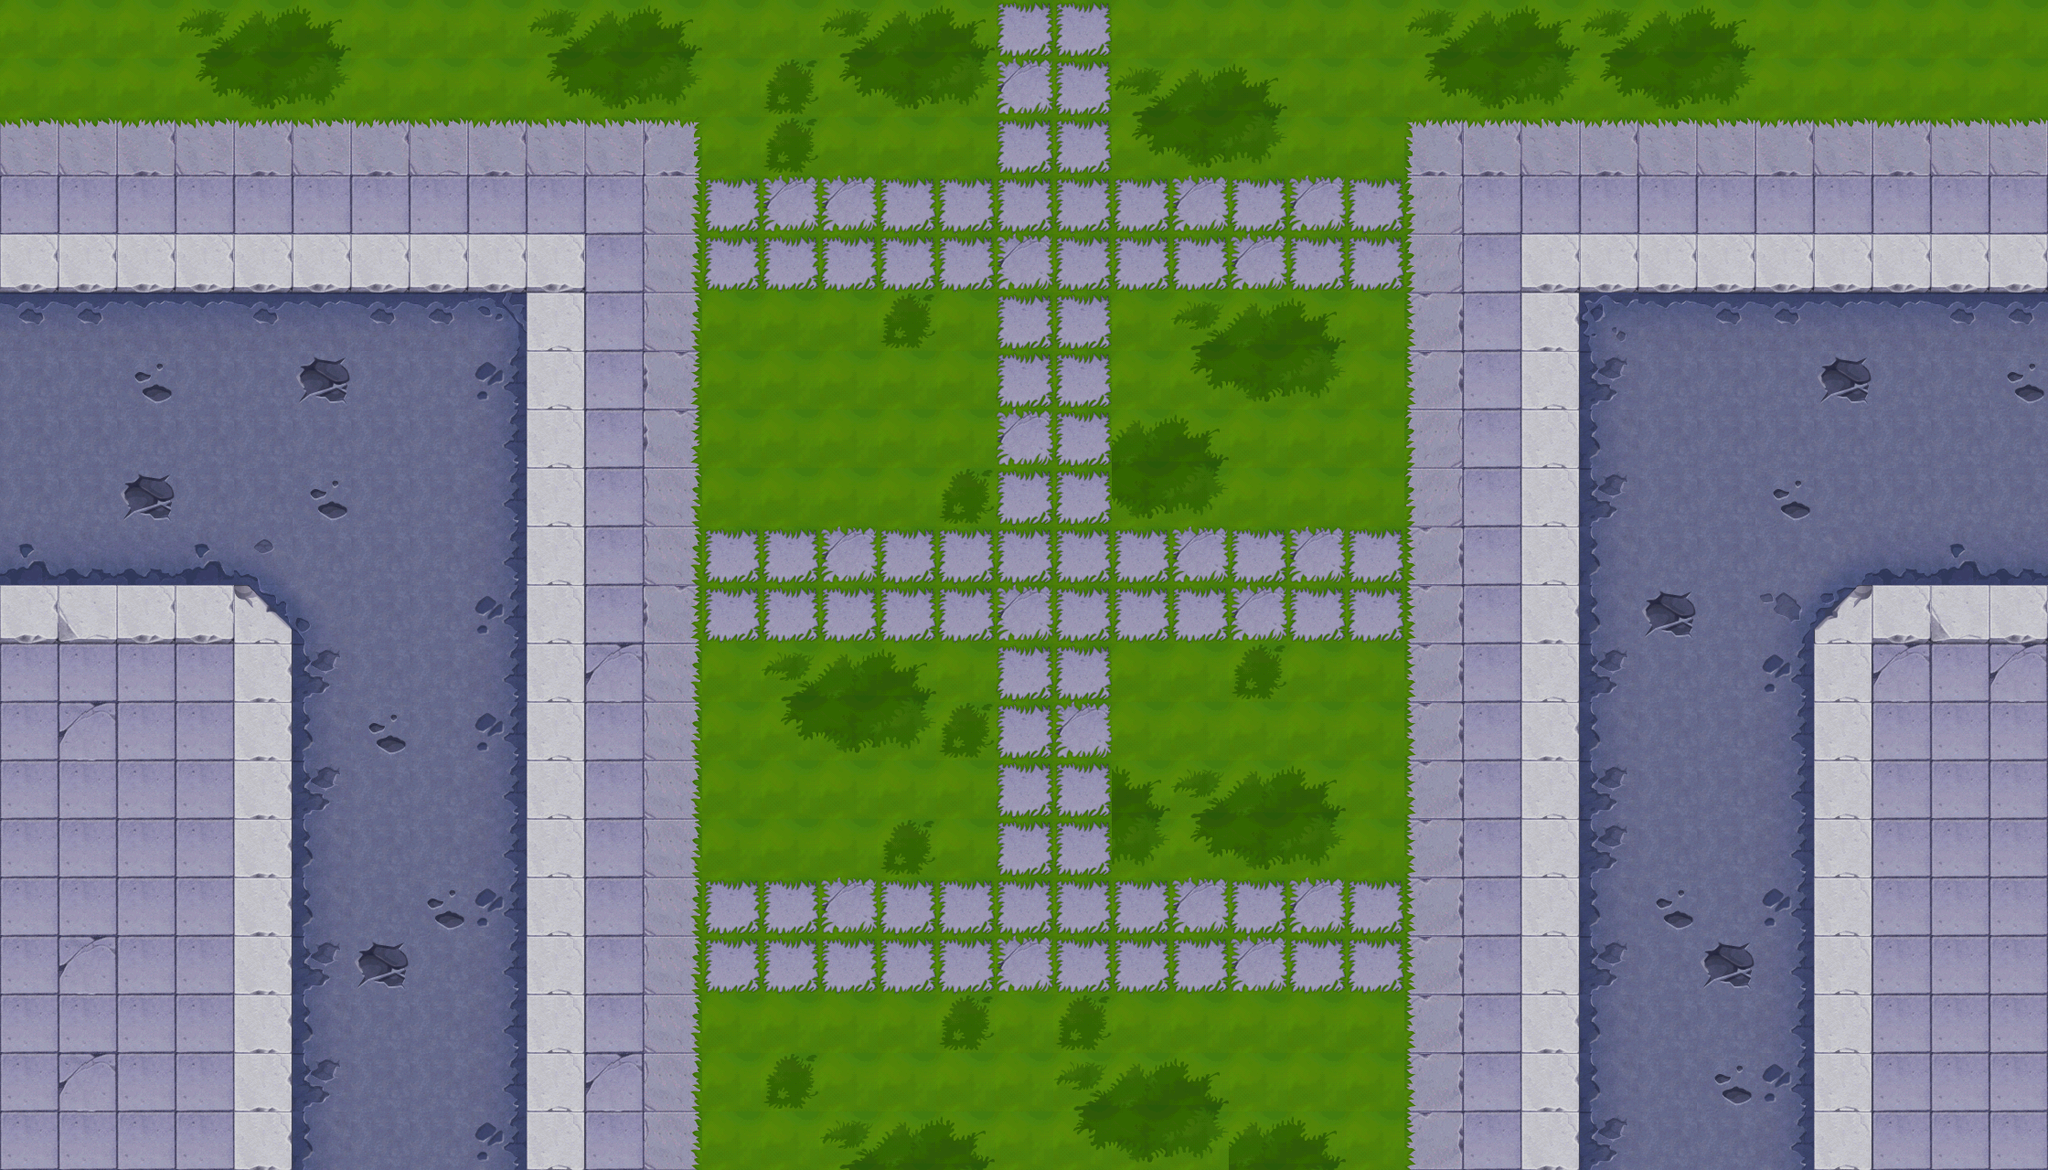

The image is a tile-based game level rendered from a .tmx file. Its description and source (layers, tilesets, objects; grid data summarised) follow:
An orthogonal 35x20 tile map with 64x64 px tiles, 1 tile layer (background), 51 tilesets and 134 objects (19x collide, 10x collide_bullet).

<map version="1.0" orientation="orthogonal" width="35" height="20" tilewidth="64" tileheight="64">
 <tileset firstgid="1" name="bg" tilewidth="64" tileheight="64">
  <image source="bg.png" width="512" height="512" />
 </tileset>
 <tileset firstgid="65" name="jianzhu_zheng03" tilewidth="266" tileheight="263">
  <image source="jianzhu_zheng03.png" width="266" height="263" />
 </tileset>
 <tileset firstgid="66" name="jianzhu_zheng02" tilewidth="271" tileheight="262">
  <image source="jianzhu_zheng02.png" width="271" height="262" />
 </tileset>
 <tileset firstgid="67" name="jianzhu_zheng01" tilewidth="332" tileheight="272">
  <image source="jianzhu_zheng01.png" width="332" height="272" />
 </tileset>
 <tileset firstgid="68" name="jianzhu_bmx" tilewidth="116" tileheight="16">
  <image source="jianzhu_bmx.png" width="116" height="16" />
 </tileset>
 <tileset firstgid="69" name="jianzhu_ce01" tilewidth="105" tileheight="424">
  <image source="jianzhu_ce01.png" width="105" height="424" />
 </tileset>
 <tileset firstgid="70" name="zhujue" tilewidth="63" tileheight="110">
  <image source="zhujue.png" width="63" height="110" />
 </tileset>
 <tileset firstgid="71" name="shabao" tilewidth="113" tileheight="68">
  <image source="shabao.png" width="113" height="68" />
 </tileset>
 <tileset firstgid="72" name="jianzhu_ken" tilewidth="530" tileheight="534">
  <image source="jianzhu_ken.png" width="530" height="534" />
 </tileset>
 <tileset firstgid="73" name="jianzhu_zhaopai01" tilewidth="263" tileheight="120">
  <image source="jianzhu_zhaopai01.png" width="263" height="120" />
 </tileset>
 <tileset firstgid="74" name="jianzhu_zhaopai02" tilewidth="329" tileheight="115">
  <image source="jianzhu_zhaopai02.png" width="329" height="115" />
 </tileset>
 <tileset firstgid="75" name="jianzhu_zhaopai03" tilewidth="95" tileheight="99">
  <image source="jianzhu_zhaopai03.png" width="95" height="99" />
 </tileset>
 <tileset firstgid="76" name="jianzhu_peng02" tilewidth="266" tileheight="41">
  <image source="jianzhu_peng02.png" width="266" height="41" />
 </tileset>
 <tileset firstgid="77" name="jianzhu_bmx04" tilewidth="97" tileheight="49">
  <image source="jianzhu_bmx04.png" width="97" height="49" />
 </tileset>
 <tileset firstgid="78" name="jianzhu_bmx03" tilewidth="49" tileheight="97">
  <image source="jianzhu_bmx03.png" width="49" height="97" />
 </tileset>
 <tileset firstgid="79" name="xiashuidao" tilewidth="63" tileheight="51">
  <image source="xiashuidao.png" width="63" height="51" />
 </tileset>
 <tileset firstgid="80" name="luzhang01" tilewidth="216" tileheight="105">
  <image source="luzhang01.png" width="216" height="105" />
 </tileset>
 <tileset firstgid="81" name="luzhang02" tilewidth="212" tileheight="107">
  <image source="luzhang02.png" width="212" height="107" />
 </tileset>
 <tileset firstgid="82" name="luzhang03" tilewidth="129" tileheight="238">
  <image source="luzhang03.png" width="129" height="238" />
 </tileset>
 <tileset firstgid="83" name="luzhang04" tilewidth="110" tileheight="229">
  <image source="luzhang04.png" width="110" height="229" />
 </tileset>
 <tileset firstgid="84" name="xiaoche.1" tilewidth="328" tileheight="253">
  <image source="xiaoche.1.png" width="328" height="253" />
 </tileset>
 <tileset firstgid="85" name="che4.1 (2)" tilewidth="152" tileheight="196">
  <image source="che4.1 (2).png" width="152" height="196" />
 </tileset>
 <tileset firstgid="86" name="che5 (2)" tilewidth="148" tileheight="188">
  <image source="che5 (2).png" width="148" height="188" />
 </tileset>
 <tileset firstgid="87" name="xiaoche (2)" tilewidth="328" tileheight="253">
  <image source="xiaoche (2).png" width="328" height="253" />
 </tileset>
 <tileset firstgid="88" name="jingshi" tilewidth="64" tileheight="64">
  <image source="jingshi.png" width="64" height="64" />
 </tileset>
 <tileset firstgid="89" name="jianzhu_tsw" tilewidth="200" tileheight="188">
  <image source="jianzhu_tsw.png" width="200" height="188" />
 </tileset>
 <tileset firstgid="90" name="che6" tilewidth="204" tileheight="114">
  <image source="che6.png" width="204" height="114" />
 </tileset>
 <tileset firstgid="91" name="jianzhu_xiangzi06" tilewidth="90" tileheight="113">
  <image source="jianzhu_xiangzi06.png" width="90" height="113" />
 </tileset>
 <tileset firstgid="92" name="jianzhu_xiangzi07" tilewidth="92" tileheight="112">
  <image source="jianzhu_xiangzi07.png" width="92" height="112" />
 </tileset>
 <tileset firstgid="93" name="jianzhu_xiangzi05" tilewidth="150" tileheight="170">
  <image source="jianzhu_xiangzi05.png" width="150" height="170" />
 </tileset>
 <tileset firstgid="94" name="jianzhu_xiangzi02" tilewidth="122" tileheight="126">
  <image source="jianzhu_xiangzi02.png" width="122" height="126" />
 </tileset>
 <tileset firstgid="95" name="jianzhu_xiangzi03" tilewidth="122" tileheight="76">
  <image source="jianzhu_xiangzi03.png" width="122" height="76" />
 </tileset>
 <tileset firstgid="96" name="jianzhu_qiang01" tilewidth="92" tileheight="54">
  <image source="jianzhu_qiang01.png" width="92" height="54" />
 </tileset>
 <tileset firstgid="97" name="jianzhu_xiangzi04" tilewidth="183" tileheight="126">
  <image source="jianzhu_xiangzi04.png" width="183" height="126" />
 </tileset>
 <tileset firstgid="98" name="che1 (2)" tilewidth="194" tileheight="120">
  <image source="che1 (2).png" width="194" height="120" />
 </tileset>
 <tileset firstgid="99" name="jianzhu_gjzp" tilewidth="225" tileheight="140">
  <image source="jianzhu_gjzp.png" width="225" height="140" />
 </tileset>
 <tileset firstgid="100" name="jianzhu_juanmen02" tilewidth="238" tileheight="69">
  <image source="jianzhu_juanmen02.png" width="238" height="69" />
 </tileset>
 <tileset firstgid="101" name="jianzhu_xuezi01" tilewidth="242" tileheight="196">
  <image source="jianzhu_xuezi01.png" width="242" height="196" />
 </tileset>
 <tileset firstgid="102" name="jianzhu_xuezi02" tilewidth="219" tileheight="141">
  <image source="jianzhu_xuezi02.png" width="219" height="141" />
 </tileset>
 <tileset firstgid="103" name="jianzhu_xuezi03" tilewidth="192" tileheight="132">
  <image source="jianzhu_xuezi03.png" width="192" height="132" />
 </tileset>
 <tileset firstgid="104" name="jianzhu_xuezi04" tilewidth="421" tileheight="156">
  <image source="jianzhu_xuezi04.png" width="421" height="156" />
 </tileset>
 <tileset firstgid="105" name="jianzhu_xuezi05" tilewidth="180" tileheight="297">
  <image source="jianzhu_xuezi05.png" width="180" height="297" />
 </tileset>
 <tileset firstgid="106" name="jianzhu_juanmen01" tilewidth="238" tileheight="112">
  <image source="jianzhu_juanmen01.png" width="238" height="112" />
 </tileset>
 <tileset firstgid="107" name="jianzhu_lvhua" tilewidth="266" tileheight="142">
  <image source="jianzhu_lvhua.png" width="266" height="142" />
 </tileset>
 <tileset firstgid="108" name="jianzhu_peng01" tilewidth="264" tileheight="44">
  <image source="jianzhu_peng01.png" width="264" height="44" />
 </tileset>
 <tileset firstgid="109" name="jianzhu_huahen" tilewidth="99" tileheight="102">
  <image source="jianzhu_huahen.png" width="99" height="102" />
 </tileset>
 <tileset firstgid="110" name="jianzhu_bmx02" tilewidth="16" tileheight="116">
  <image source="jianzhu_bmx02.png" width="16" height="116" />
 </tileset>
 <tileset firstgid="111" name="jianzhu_ce04" tilewidth="105" tileheight="486">
  <image source="jianzhu_ce04.png" width="105" height="486" />
 </tileset>
 <tileset firstgid="112" name="jianzhu_yizi" tilewidth="111" tileheight="73">
  <image source="jianzhu_yizi.png" width="111" height="73" />
 </tileset>
 <tileset firstgid="113" name="jianzhu_langan" tilewidth="258" tileheight="59">
  <image source="jianzhu_langan.png" width="258" height="59" />
 </tileset>
 <tileset firstgid="114" name="jianzhu_tsw04" tilewidth="148" tileheight="93">
  <image source="jianzhu_tsw04.png" width="148" height="93" />
 </tileset>
 <layer name="background" width="35" height="20">
  <data>[700 cells, 700 non-empty, 43 distinct tile ids]</data>
 </layer>
 <objectgroup name="dakeng" width="35" height="20">
  <properties>
   <property name="filename" value="jianzhu_ken.png" />
   <property name="groundlayer" value="1" />
  </properties>
  <object gid="72" x="2372" y="872">
   <properties>
    <property name="groundZ" value="2" />
   </properties>
  </object>
 </objectgroup>
 <objectgroup name="q1" width="35" height="20">
  <properties>
   <property name="filename" value="jianzhu_zheng03.png" />
   <property name="groundlayer" value="1" />
  </properties>
  <object gid="65" x="-42" y="133">
   <properties>
    <property name="groundZ" value="1" />
   </properties>
  </object>
 </objectgroup>
 <objectgroup name="q2" width="35" height="20">
  <properties>
   <property name="filename" value="jianzhu_zheng02.png" />
   <property name="groundlayer" value="1" />
  </properties>
  <object gid="66" x="2081" y="124">
   <properties>
    <property name="groundZ" value="1" />
   </properties>
  </object>
 </objectgroup>
 <objectgroup name="q3" width="35" height="20">
  <properties>
   <property name="filename" value="jianzhu_zheng01.png" />
   <property name="groundlayer" value="1" />
  </properties>
  <!-- 1 objects omitted --></objectgroup>
 <objectgroup name="di1" width="35" height="20">
  <properties>
   <property name="filename" value="jianzhu_bmx.png" />
   <property name="groundlayer" value="1" />
  </properties>
  <!-- 1 objects omitted --></objectgroup>
 <objectgroup name="di2" width="35" height="20">
  <properties>
   <property name="filename" value="jianzhu_bmx04.png" />
   <property name="groundlayer" value="1" />
  </properties>
  <!-- 1 objects omitted --></objectgroup>
 <objectgroup name="di4" width="35" height="20">
  <properties>
   <property name="filename" value="jianzhu_bmx02.png" />
   <property name="groundlayer" value="1" />
  </properties>
  <!-- 1 objects omitted --></objectgroup>
 <objectgroup name="langan" width="35" height="20">
  <properties>
   <property name="filename" value="jianzhu_langan.png" />
   <property name="groundlayer" value="1" />
  </properties>
  <!-- 10 objects omitted --></objectgroup>
 <objectgroup name="di3" width="35" height="20">
  <properties>
   <property name="filename" value="jianzhu_bmx03.png" />
   <property name="groundlayer" value="1" />
  </properties>
  <!-- 8 objects omitted --></objectgroup>
 <objectgroup name="car3" width="35" height="20" opacity="0.97">
  <properties>
   <property name="filename" value="che6.png" />
   <property name="groundlayer" value="1" />
  </properties>
  <!-- 1 objects omitted --></objectgroup>
 <objectgroup name="car2" width="35" height="20" opacity="0.97">
  <properties>
   <property name="filename" value="che5 (2).png" />
   <property name="groundlayer" value="1" />
  </properties>
  <!-- 1 objects omitted --></objectgroup>
 <objectgroup name="zhaopai1" width="35" height="20">
  <properties>
   <property name="filename" value="jianzhu_zhaopai01.png" />
   <property name="groundlayer" value="1" />
  </properties>
  <!-- 1 objects omitted --></objectgroup>
 <objectgroup name="zhaopai2" width="35" height="20">
  <properties>
   <property name="filename" value="jianzhu_zhaopai02.png" />
   <property name="groundlayer" value="1" />
  </properties>
  <!-- 1 objects omitted --></objectgroup>
 <objectgroup name="ding1" width="35" height="20">
  <properties>
   <property name="filename" value="jianzhu_peng02.png" />
   <property name="groundlayer" value="1" />
  </properties>
  <!-- 1 objects omitted --></objectgroup>
 <objectgroup name="ding2" width="35" height="20">
  <properties>
   <property name="filename" value="jianzhu_peng01.png" />
   <property name="groundlayer" value="1" />
  </properties>
  <!-- 1 objects omitted --></objectgroup>
 <objectgroup name="xiashuidao" width="35" height="20">
  <properties>
   <property name="filename" value="xiashuidao.png" />
   <property name="groundlayer" value="1" />
  </properties>
  <!-- 2 objects omitted --></objectgroup>
 <objectgroup name="zudang1" width="35" height="20">
  <properties>
   <property name="filename" value="luzhang01.png" />
   <property name="groundlayer" value="1" />
  </properties>
  <!-- 1 objects omitted --></objectgroup>
 <objectgroup name="zudang3" width="35" height="20">
  <properties>
   <property name="filename" value="luzhang03.png" />
   <property name="groundlayer" value="1" />
  </properties>
  <!-- 1 objects omitted --></objectgroup>
 <objectgroup name="zudang4" width="35" height="20">
  <properties>
   <property name="filename" value="luzhang04.png" />
   <property name="groundlayer" value="1" />
  </properties>
  <!-- 1 objects omitted --></objectgroup>
 <objectgroup name="blood1" width="35" height="20">
  <properties>
   <property name="filename" value="jianzhu_xuezi01.png" />
   <property name="groundlayer" value="1" />
  </properties>
  <!-- 2 objects omitted --></objectgroup>
 <objectgroup name="zudang2" width="35" height="20">
  <properties>
   <property name="filename" value="luzhang02.png" />
   <property name="groundlayer" value="1" />
  </properties>
  <!-- 1 objects omitted --></objectgroup>
 <objectgroup name="car1" width="35" height="20">
  <properties>
   <property name="filename" value="che4.1 (2).png" />
   <property name="groundlayer" value="1" />
  </properties>
  <!-- 1 objects omitted --></objectgroup>
 <objectgroup name="zl" width="35" height="20">
  <properties>
   <property name="filename" value="jingshi.png" />
   <property name="groundlayer" value="1" />
  </properties>
  <!-- 2 objects omitted --></objectgroup>
 <objectgroup name="car4" width="35" height="20">
  <properties>
   <property name="filename" value="che1 (2).png" />
   <property name="groundlayer" value="1" />
  </properties>
  <!-- 1 objects omitted --></objectgroup>
 <objectgroup name="carpolice" width="35" height="20">
  <properties>
   <property name="filename" value="xiaoche.1.png" />
   <property name="groundlayer" value="1" />
  </properties>
  <!-- 1 objects omitted --></objectgroup>
 <objectgroup name="chezhan" width="35" height="20">
  <properties>
   <property name="buildlayer" value="1" />
   <property name="filename" value="jianzhu_gjzp.png" />
  </properties>
  <!-- 1 objects omitted --></objectgroup>
 <objectgroup name="juans" width="35" height="20">
  <properties>
   <property name="filename" value="jianzhu_juanmen02.png" />
   <property name="groundlayer" value="1" />
  </properties>
  <!-- 1 objects omitted --></objectgroup>
 <objectgroup name="juanb" width="35" height="20">
  <properties>
   <property name="filename" value="jianzhu_juanmen01.png" />
   <property name="groundlayer" value="1" />
  </properties>
  <!-- 1 objects omitted --></objectgroup>
 <objectgroup name="zhaopai3" width="35" height="20">
  <properties>
   <property name="filename" value="jianzhu_zhaopai03.png" />
   <property name="groundlayer" value="1" />
  </properties>
  <!-- 1 objects omitted --></objectgroup>
 <objectgroup name="q4" width="35" height="20">
  <properties>
   <property name="filename" value="jianzhu_ce01.png" />
   <property name="groundlayer" value="1" />
  </properties>
  <!-- 3 objects omitted --></objectgroup>
 <objectgroup name="carpolice2" width="35" height="20">
  <properties>
   <property name="filename" value="xiaoche (2).png" />
   <property name="groundlayer" value="1" />
  </properties>
  <!-- 1 objects omitted --></objectgroup>
 <objectgroup name="q5" width="35" height="20">
  <properties>
   <property name="filename" value="jianzhu_ce04.png" />
   <property name="groundlayer" value="1" />
  </properties>
  <!-- 2 objects omitted --></objectgroup>
 <objectgroup name="boxmutoub" width="35" height="20">
  <properties>
   <property name="filename" value="jianzhu_xiangzi04.png" />
   <property name="groundlayer" value="1" />
  </properties>
  <!-- 1 objects omitted --></objectgroup>
 <objectgroup name="blackboxs" width="35" height="20">
  <properties>
   <property name="filename" value="jianzhu_xiangzi06.png" />
   <property name="groundlayer" value="1" />
  </properties>
  <!-- 4 objects omitted --></objectgroup>
 <objectgroup name="madai" width="35" height="20">
  <properties>
   <property name="filename" value="shabao.png" />
   <property name="groundlayer" value="1" />
  </properties>
  <!-- 1 objects omitted --></objectgroup>
 <objectgroup name="blood2" width="35" height="20">
  <properties>
   <property name="filename" value="jianzhu_xuezi02.png" />
   <property name="groundlayer" value="1" />
  </properties>
  <!-- 2 objects omitted --></objectgroup>
 <objectgroup name="blood3" width="35" height="20">
  <properties>
   <property name="filename" value="jianzhu_xuezi03.png" />
   <property name="groundlayer" value="1" />
  </properties>
  <!-- 2 objects omitted --></objectgroup>
 <objectgroup name="blood4" width="35" height="20">
  <properties>
   <property name="filename" value="jianzhu_xuezi04.png" />
   <property name="groundlayer" value="1" />
  </properties>
  <!-- 3 objects omitted --></objectgroup>
 <objectgroup name="blood5" width="35" height="20">
  <properties>
   <property name="filename" value="jianzhu_xuezi05.png" />
   <property name="groundlayer" value="1" />
  </properties>
  <!-- 3 objects omitted --></objectgroup>
 <objectgroup name="tesiwangover" width="35" height="20">
  <properties>
   <property name="buildlayer" value="1" />
   <property name="filename" value="jianzhu_tsw.png" />
  </properties>
  <!-- 3 objects omitted --></objectgroup>
 <objectgroup name="zhua" width="35" height="20">
  <properties>
   <property name="filename" value="jianzhu_huahen.png" />
   <property name="groundlayer" value="1" />
  </properties>
  <!-- 3 objects omitted --></objectgroup>
 <objectgroup name="flower" width="35" height="20">
  <properties>
   <property name="filename" value="jianzhu_lvhua.png" />
   <property name="groundlayer" value="1" />
  </properties>
  <!-- 11 objects omitted --></objectgroup>
 <objectgroup name="greenboxb" width="35" height="20">
  <properties>
   <property name="filename" value="jianzhu_xiangzi02.png" />
   <property name="groundlayer" value="1" />
  </properties>
  <!-- 2 objects omitted --></objectgroup>
 <objectgroup name="chair" width="35" height="20">
  <properties>
   <property name="filename" value="jianzhu_yizi.png" />
   <property name="groundlayer" value="1" />
  </properties>
  <!-- 6 objects omitted --></objectgroup>
 <objectgroup name="blackboxb" width="35" height="20">
  <properties>
   <property name="filename" value="jianzhu_xiangzi05.png" />
   <property name="groundlayer" value="1" />
  </properties>
  <!-- 2 objects omitted --></objectgroup>
 <objectgroup name="suimen" width="35" height="20">
  <properties>
   <property name="filename" value="jianzhu_tsw04.png" />
   <property name="groundlayer" value="1" />
  </properties>
  <!-- 1 objects omitted --></objectgroup>
 <objectgroup name="greenboxs" width="35" height="20">
  <properties>
   <property name="filename" value="jianzhu_xiangzi03.png" />
   <property name="groundlayer" value="1" />
  </properties>
  <!-- 2 objects omitted --></objectgroup>
 <objectgroup name="qiangxie2" width="35" height="20">
  <properties>
   <property name="filename" value="jianzhu_qiang01.png" />
   <property name="groundlayer" value="1" />
  </properties>
  <!-- 2 objects omitted --></objectgroup>
 <objectgroup name="qiangxie" width="35" height="20">
  <properties>
   <property name="filename" value="jianzhu_xiangzi07.png" />
   <property name="groundlayer" value="1" />
  </properties>
  <!-- 3 objects omitted --></objectgroup>
 <objectgroup name="collide_people" width="35" height="20">
  <!-- 19 objects omitted --></objectgroup>
 <objectgroup name="collide_bullet" width="35" height="20" visible="0">
  <!-- 10 objects omitted --></objectgroup>
</map>
<!-- 131 of 134 objects omitted -->
